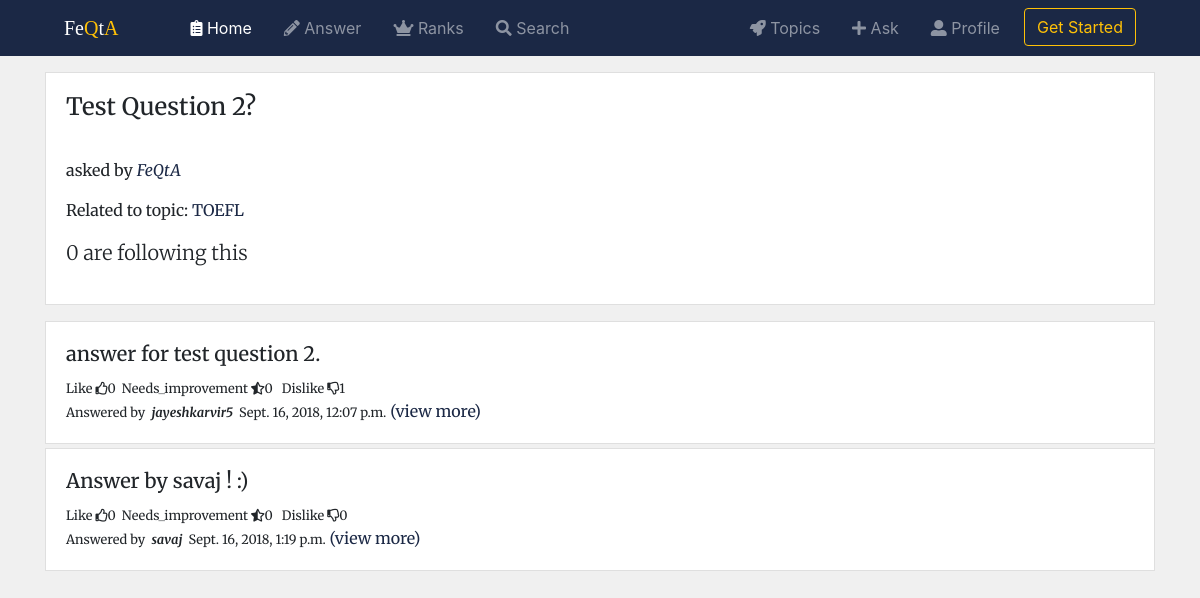
The page /FeQta/question/question-byfeqta8/ on the database as committed earlier.
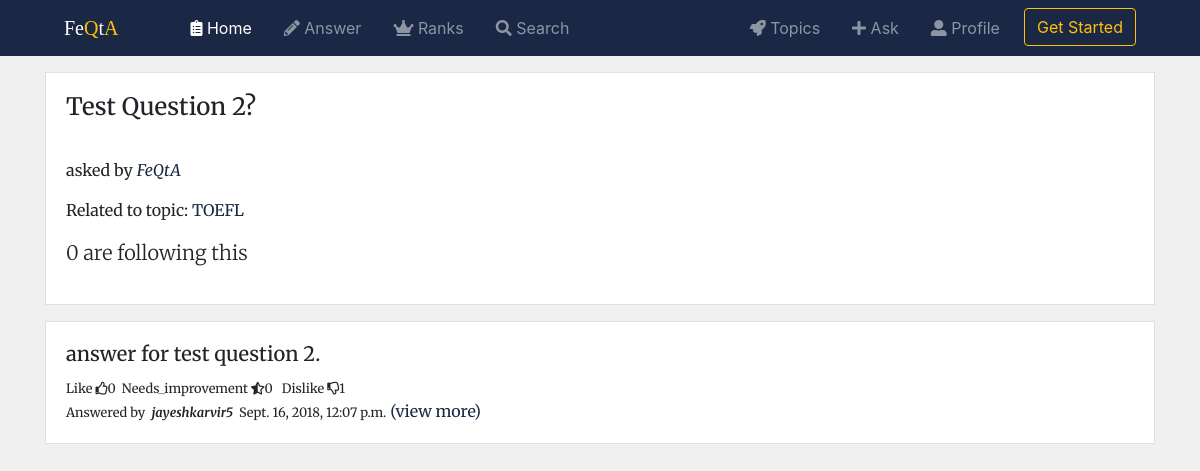
The same page on the database as committed later.
### FeQta/models.py (models this page shows, shortened)
class Answer(models.Model):
    owner = models.ForeignKey(User, on_delete=models.CASCADE)
    question = models.ForeignKey(Question, on_delete=models.CASCADE)
    answer = models.TextField(max_length=20000)
    likes = models.ManyToManyField(User, related_name='answers_liked', blank=True)
    needs_improvement = models.ManyToManyField(User, related_name='answers_needimp', blank=True)
    dislikes = models.ManyToManyField(User, related_name='answers_disliked', blank=True)
    timestamp = models.DateTimeField(auto_now_add=True)
    updated = models.DateTimeField(auto_now=True)
    slug = models.SlugField(null=True, blank=True)
    class Meta:
        ordering = ['-updated', '-timestamp']
    def get_absolute_url(self):
        return reverse('FeQta:answer_detail', kwargs={'slug': self.slug})

### FeQta/views.py (the view, shortened to what this page needs)
# urls.py: path('question/<slug>/', views.QuestionDetailView.as_view(), name="question_detail"),
class QuestionDetailView(DetailView):
    model = Question
    def get_context_data(self, *args, **kwargs):
        context = super(QuestionDetailView, self).get_context_data(*args, **kwargs)
        user = self.request.user
        question = self.object
        count = question.followers.all().count()
        context['count'] = count
        is_following = False
        if user in question.followers.all():
                is_following = True
        context['is_following'] = is_following
        return context

### FeQta/models.py (called while the page is built)
    def get_absolute_url(self):
        return reverse('FeQta:profile_detail', kwargs={'username': self.user.username})

    def get_absolute_url(self):
        return reverse('FeQta:topic_detail', kwargs={'slug': self.slug})

    def get_queryset(self):
        return QuestionQuerySet(self.model, using=self._db)

### FeQta/templates/FeQta/question_detail.html (shortened to what this page needs)
{% extends "base.html" %}
{% block body %}
    <div class="card">
        <div class="card-body">
            <h4 class="card-title">{{ question.question }}</h4><br/>
            <p class="card-text">asked by <i><a href="{{question.owner.profile.get_absolute_url}}">{{ question.owner.username }}</a></i></p>
            <p class="card-text">Related to topic: <a href="{{question.topic.get_absolute_url}}">{{question.topic.name}}</a> </p>
            <p class="mt-3 lead">{{count}} are following this</p>
        </div>
    </div>
    <div class="mt-3">
        {% for ans in question.answer_set.all %}
        <div class="card mb-1">
                <div class="card-body">
                    {% include 'FeQta/snippets/answer_card.html'%}
                </div>
        </div>
        {% endfor %}
    </div>
{% endblock %}

### FeQta/templates/FeQta/snippets/answer_card.html
<h5 class="card-text" style="height:25px;overflow: hidden">{{ ans.answer }}</h5>
<small>Like&nbsp;<i class="far fa-thumbs-up"></i>{{ ans.likes.count }}&nbsp;&nbsp;Needs_improvement&nbsp;<i class="fas fa-star-half-alt"></i>{{ans.needs_improvement.count}}&nbsp;&nbsp;
Dislike&nbsp;<i class="far fa-thumbs-down"></i>{{ans.dislikes.count}}</small><br/>
<small>Answered by &nbsp;<i><b>{{ans.owner}}</b></i>&nbsp;
{{ans.timestamp}}</small>
<a href="{{ans.get_absolute_url}}">(view more)</a>

Rows that differ between the two databases and show on the page:
removed Answer: answer "Answer by savaj ! :)", likes.count "0", needs_improvement.count "0", dislikes.count "0", owner "savaj", timestamp "Sept. 16, 2018, 1:19 p.m."
